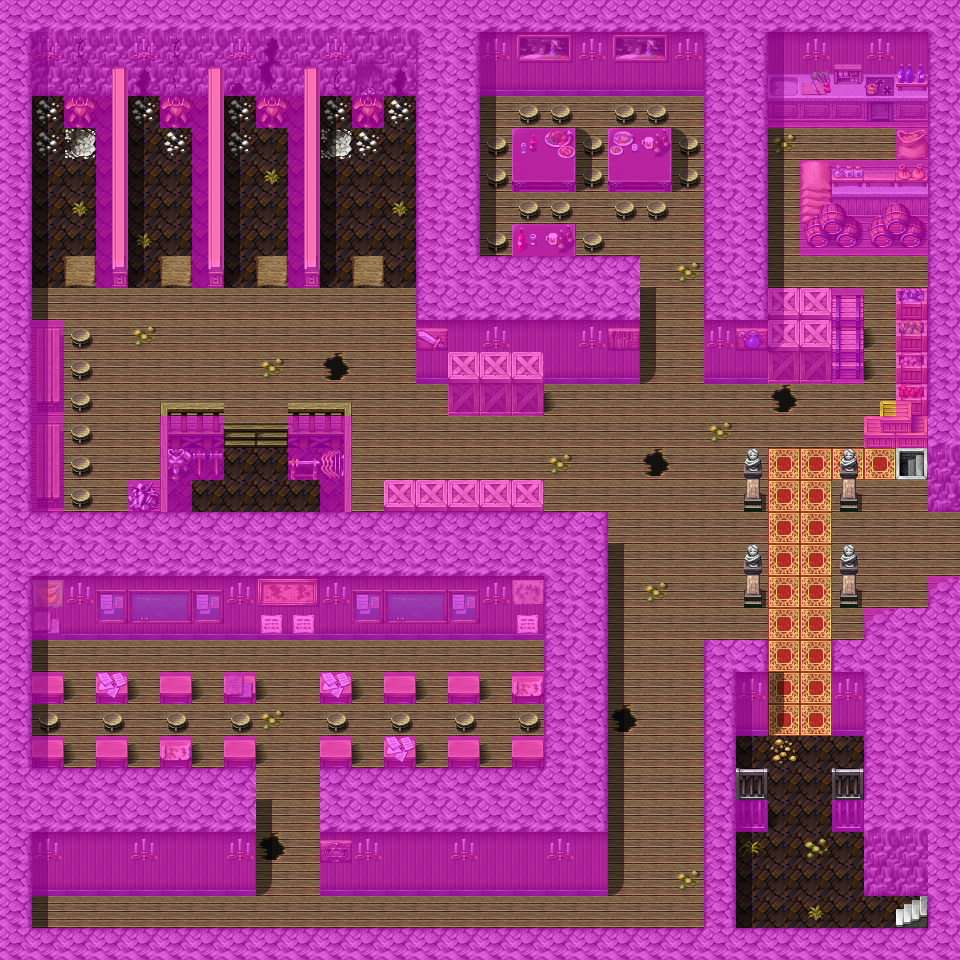

This is a level from a 2D game, rendered from its Tiled map with the project's own tilesets. A one-line summary and the map file follow, with tile-layer data summarised:
An orthogonal 30x30 tile map with 32x32 px tiles, 4 tile layers (Ground, Objects, Above, Walkable), 45 tilesets and 17 objects (14x spawn, 3x mapchange).

<map version="1.0" orientation="orthogonal" width="30" height="30" tilewidth="32" tileheight="32">
 <tileset firstgid="1" name="map_bed_1" tilewidth="32" tileheight="32">
  <image source="../drawable/map_bed_1.png" width="512" height="256" />
 </tileset>
 <tileset firstgid="129" name="map_border_1" tilewidth="32" tileheight="32">
  <image source="../drawable/map_border_1.png" width="512" height="256" />
 </tileset>
 <tileset firstgid="257" name="map_bridge_1" tilewidth="32" tileheight="32">
  <image source="../drawable/map_bridge_1.png" width="512" height="256" />
 </tileset>
 <tileset firstgid="385" name="map_broken_1" tilewidth="32" tileheight="32">
  <image source="../drawable/map_broken_1.png" width="512" height="256" />
 </tileset>
 <tileset firstgid="513" name="map_cavewall_1" tilewidth="32" tileheight="32">
  <image source="../drawable/map_cavewall_1.png" width="576" height="192" />
 </tileset>
 <tileset firstgid="621" name="map_cavewall_2" tilewidth="32" tileheight="32">
  <image source="../drawable/map_cavewall_2.png" width="576" height="192" />
 </tileset>
 <tileset firstgid="729" name="map_cavewall_3" tilewidth="32" tileheight="32">
  <image source="../drawable/map_cavewall_3.png" width="576" height="192" />
 </tileset>
 <tileset firstgid="837" name="map_chair_table_1" tilewidth="32" tileheight="32">
  <image source="../drawable/map_chair_table_1.png" width="512" height="256" />
 </tileset>
 <tileset firstgid="965" name="map_crate_1" tilewidth="32" tileheight="32">
  <image source="../drawable/map_crate_1.png" width="512" height="256" />
 </tileset>
 <tileset firstgid="1093" name="map_cupboard_1" tilewidth="32" tileheight="32">
  <image source="../drawable/map_cupboard_1.png" width="512" height="256" />
 </tileset>
 <tileset firstgid="1221" name="map_curtain_1" tilewidth="32" tileheight="32">
  <image source="../drawable/map_curtain_1.png" width="512" height="256" />
 </tileset>
 <tileset firstgid="1349" name="map_entrance_1" tilewidth="32" tileheight="32">
  <image source="../drawable/map_entrance_1.png" width="512" height="256" />
 </tileset>
 <tileset firstgid="1477" name="map_fence_1" tilewidth="32" tileheight="32">
  <image source="../drawable/map_fence_1.png" width="512" height="256" />
 </tileset>
 <tileset firstgid="1605" name="map_fence_2" tilewidth="32" tileheight="32">
  <image source="../drawable/map_fence_2.png" width="512" height="256" />
 </tileset>
 <tileset firstgid="1733" name="map_ground_1" tilewidth="32" tileheight="32">
  <image source="../drawable/map_ground_1.png" width="512" height="256" />
 </tileset>
 <tileset firstgid="1861" name="map_ground_2" tilewidth="32" tileheight="32">
  <image source="../drawable/map_ground_2.png" width="512" height="256" />
 </tileset>
 <tileset firstgid="1989" name="map_ground_3" tilewidth="32" tileheight="32">
  <image source="../drawable/map_ground_3.png" width="512" height="256" />
 </tileset>
 <tileset firstgid="2117" name="map_ground_4" tilewidth="32" tileheight="32">
  <image source="../drawable/map_ground_4.png" width="512" height="256" />
 </tileset>
 <tileset firstgid="2245" name="map_ground_5" tilewidth="32" tileheight="32">
  <image source="../drawable/map_ground_5.png" width="512" height="256" />
 </tileset>
 <tileset firstgid="2373" name="map_ground_6" tilewidth="32" tileheight="32">
  <image source="../drawable/map_ground_6.png" width="512" height="256" />
 </tileset>
 <tileset firstgid="2501" name="map_ground_7" tilewidth="32" tileheight="32">
  <image source="../drawable/map_ground_7.png" width="512" height="256" />
 </tileset>
 <tileset firstgid="2629" name="map_ground_8" tilewidth="32" tileheight="32">
  <image source="../drawable/map_ground_8.png" width="512" height="256" />
 </tileset>
 <tileset firstgid="2757" name="map_indoor_1" tilewidth="32" tileheight="32">
  <image source="../drawable/map_indoor_1.png" width="512" height="256" />
 </tileset>
 <tileset firstgid="2885" name="map_kitchen_1" tilewidth="32" tileheight="32">
  <image source="../drawable/map_kitchen_1.png" width="512" height="256" />
 </tileset>
 <tileset firstgid="3013" name="map_outdoor_1" tilewidth="32" tileheight="32">
  <image source="../drawable/map_outdoor_1.png" width="512" height="256" />
 </tileset>
 <tileset firstgid="3141" name="map_pillar_1" tilewidth="32" tileheight="32">
  <image source="../drawable/map_pillar_1.png" width="512" height="256" />
 </tileset>
 <tileset firstgid="3269" name="map_plant_1" tilewidth="32" tileheight="32">
  <image source="../drawable/map_plant_1.png" width="512" height="256" />
 </tileset>
 <tileset firstgid="3397" name="map_rock_1" tilewidth="32" tileheight="32">
  <image source="../drawable/map_rock_1.png" width="512" height="256" />
 </tileset>
 <tileset firstgid="3525" name="map_roof_1" tilewidth="32" tileheight="32">
  <image source="../drawable/map_roof_1.png" width="512" height="256" />
 </tileset>
 <tileset firstgid="3653" name="map_roof_2" tilewidth="32" tileheight="32">
  <image source="../drawable/map_roof_2.png" width="512" height="256" />
 </tileset>
 <tileset firstgid="3781" name="map_shop_1" tilewidth="32" tileheight="32">
  <image source="../drawable/map_shop_1.png" width="512" height="256" />
 </tileset>
 <tileset firstgid="3909" name="map_sign_ladder_1" tilewidth="32" tileheight="32">
  <image source="../drawable/map_sign_ladder_1.png" width="512" height="256" />
 </tileset>
 <tileset firstgid="4037" name="map_table_1" tilewidth="32" tileheight="32">
  <image source="../drawable/map_table_1.png" width="512" height="256" />
 </tileset>
 <tileset firstgid="4165" name="map_trail_1" tilewidth="32" tileheight="32">
  <image source="../drawable/map_trail_1.png" width="512" height="256" />
 </tileset>
 <tileset firstgid="4293" name="map_tree_1" tilewidth="32" tileheight="32">
  <image source="../drawable/map_tree_1.png" width="512" height="256" />
 </tileset>
 <tileset firstgid="4421" name="map_wall_1" tilewidth="32" tileheight="32">
  <image source="../drawable/map_wall_1.png" width="512" height="256" />
 </tileset>
 <tileset firstgid="4549" name="map_wall_2" tilewidth="32" tileheight="32">
  <image source="../drawable/map_wall_2.png" width="480" height="256" />
 </tileset>
 <tileset firstgid="4669" name="map_wall_3" tilewidth="32" tileheight="32">
  <image source="../drawable/map_wall_3.png" width="480" height="256" />
 </tileset>
 <tileset firstgid="4789" name="map_window_1" tilewidth="32" tileheight="32">
  <image source="../drawable/map_window_1.png" width="512" height="256" />
 </tileset>
 <tileset firstgid="4917" name="map_window_2" tilewidth="32" tileheight="32">
  <image source="../drawable/map_window_2.png" width="512" height="256" />
 </tileset>
 <tileset firstgid="5045" name="map_transition_1" tilewidth="32" tileheight="32">
  <image source="../drawable/map_transition_1.png" width="512" height="256" />
 </tileset>
 <tileset firstgid="5173" name="map_transition_2" tilewidth="32" tileheight="32">
  <image source="../drawable/map_transition_2.png" width="512" height="256" />
 </tileset>
 <tileset firstgid="5301" name="map_transition_3" tilewidth="32" tileheight="32">
  <image source="../drawable/map_transition_3.png" width="512" height="256" />
 </tileset>
 <tileset firstgid="5429" name="map_transition_4" tilewidth="32" tileheight="32">
  <image source="../drawable/map_transition_4.png" width="512" height="256" />
 </tileset>
 <tileset firstgid="5557" name="map_transition_5" tilewidth="32" tileheight="32">
  <image source="../drawable/map_transition_5.png" width="512" height="256" />
 </tileset>
 <layer name="Ground" width="30" height="30">
  <data>[900 cells, 900 non-empty, 25 distinct tile ids]</data>
 </layer>
 <layer name="Objects" width="30" height="30">
  <data>[900 cells, 207 non-empty, 57 distinct tile ids]</data>
 </layer>
 <layer name="Above" width="30" height="30">
  <data>[900 cells, 165 non-empty, 43 distinct tile ids]</data>
 </layer>
 <layer name="Walkable" width="30" height="30">
  <data>[900 cells, 511 non-empty, 1 distinct tile ids]</data>
 </layer>
 <objectgroup name="Mapevents" width="0" height="0">
  <object name="west" type="mapchange" x="896" y="896" width="32" height="32">
   <properties>
    <property name="map" value="blackwater_mountain38" />
    <property name="place" value="south" />
   </properties>
  </object>
  <object name="south" type="mapchange" x="896" y="448" width="32" height="32">
   <properties>
    <property name="map" value="blackwater_mountain44" />
    <property name="place" value="north" />
   </properties>
  </object>
  <object name="east" type="mapchange" x="928" y="512" width="32" height="64">
   <properties>
    <property name="map" value="blackwater_mountain52" />
    <property name="place" value="west" />
   </properties>
  </object>
 </objectgroup>
 <objectgroup name="Spawn" width="0" height="0">
  <object name="blackwater_guest1" type="spawn" x="480" y="96" width="192" height="160" />
  <object name="blackwater_guest2" type="spawn" x="512" y="96" width="224" height="192" />
  <object name="blackwater_cook" type="spawn" x="832" y="128" width="32" height="32" />
  <object name="mazeg" type="spawn" x="832" y="416" width="32" height="32" />
  <object name="keneg" type="spawn" x="384" y="384" width="320" height="256" />
  <object name="waeges" type="spawn" x="224" y="448" width="64" height="64" />
  <object name="blackwater_fighter" type="spawn" x="160" y="288" width="32" height="32" />
  <object name="blackwater_fighter" type="spawn" x="256" y="288" width="32" height="32" />
  <object name="blackwater_pupil" type="spawn" x="160" y="704" width="32" height="32" />
  <object name="ungorm" type="spawn" x="128" y="640" width="320" height="32" />
  <object name="blackwater_pupil" type="spawn" x="384" y="704" width="32" height="32" />
  <object name="blackwater_pupil" type="spawn" x="320" y="704" width="32" height="32" />
  <object name="blackwater_fighter" type="spawn" x="64" y="320" width="96" height="192" />
  <object name="blackwater_entranceguard" type="spawn" x="704" y="736" width="32" height="32" />
 </objectgroup>
 <objectgroup name="Keys" width="0" height="0" />
</map>
